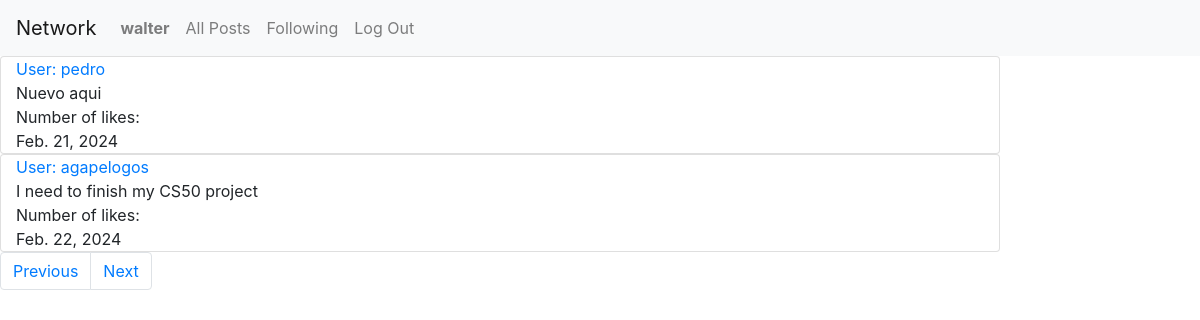
The app's page /following?page=2 (signed in), older data.
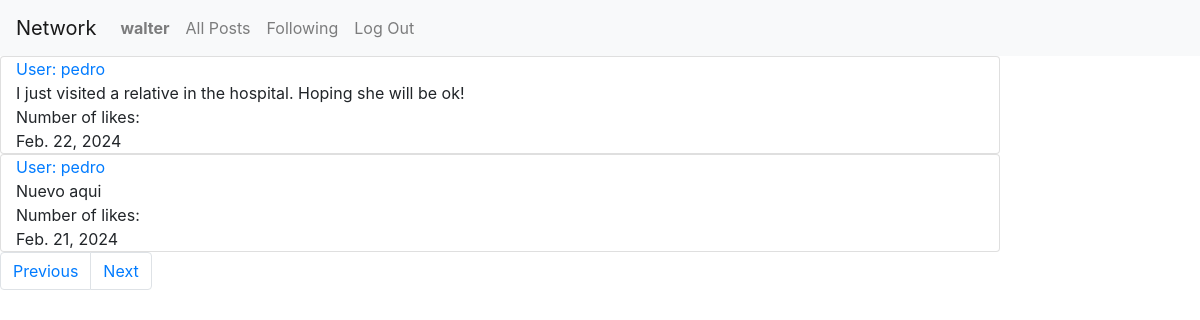
The same page, newer data.
### network/models.py (models this page shows, shortened)
class Post(models.Model):
    user = models.ForeignKey(User, on_delete=models.CASCADE, blank=True, null=True, related_name="poster")
    post = models.CharField(max_length=64)
    date = models.DateField()

class User(AbstractUser):
    pass
    def __str__(self):
        return self.username

### network/views.py (the view)
# urls.py: path("following", views.following, name="following"),
def following(request):
    if request.user.is_authenticated:
        followUsers = Follow.objects.filter(user=request.user.id)
        posts = Post.objects.all().order_by('-date')
        postPrint = []
        for user in followUsers:
            for post in posts:
                if user.user_follower == post.user:
                    postPrint.append(post)
        paginator = Paginator(postPrint, 2) #show 2 posts per page
        page_number = request.GET.get('page')
        page_obj = paginator.get_page(page_number)
        return render(request, "network/following.html", {
            "followUsers": followUsers,
            "posts": posts,
            "page_obj": page_obj,
        })
    else:
        return render(request, "network/index.html")

### network/templates/network/following.html
{% extends "network/layout.html" %}
{% block body %}
{% if user.is_authenticated %}
<div class="mb-3">
        {% for post in page_obj %}
            <div class="card col-10">
                <div><a id="users" class="" href="{% url 'profile' user_id=post.user.id %}"> User: {{ post.user }}</a></div>
                <div>{{ post.post }}</div>
                <div>Number of likes: {{post.likes}}</div>
                <div>{{ post.date }}</div>
            </div>
        {% endfor %}
    <div>
        <nav aria-label="Page navigation example">
            <ul class="pagination">
                {% if page_obj.has_previous %}
                <li class="page-item"><a class="page-link" href="?page={{ page_obj.previous_page_number }}">Previous</a></li>
                {% endif %}
                {% if page_obj.has_next %}
                <li class="page-item"><a class="page-link" href="?page={{ page_obj.next_page_number }}">Next</a></li>
                {% endif %}
            </ul>
          </nav>
    </div>
</div>
{% endif %}
{% endblock %}

Row changes from the older to the newer data that the page shows:
no longer on this page (row unchanged): Post: user "agapelogos", post "I need to finish my CS50 project", date "Feb. 22, 2024"
added Post: user "pedro", post "I just visited a relative in the hospital. Hoping she will be ok!", date "Feb. 22, 2024"
